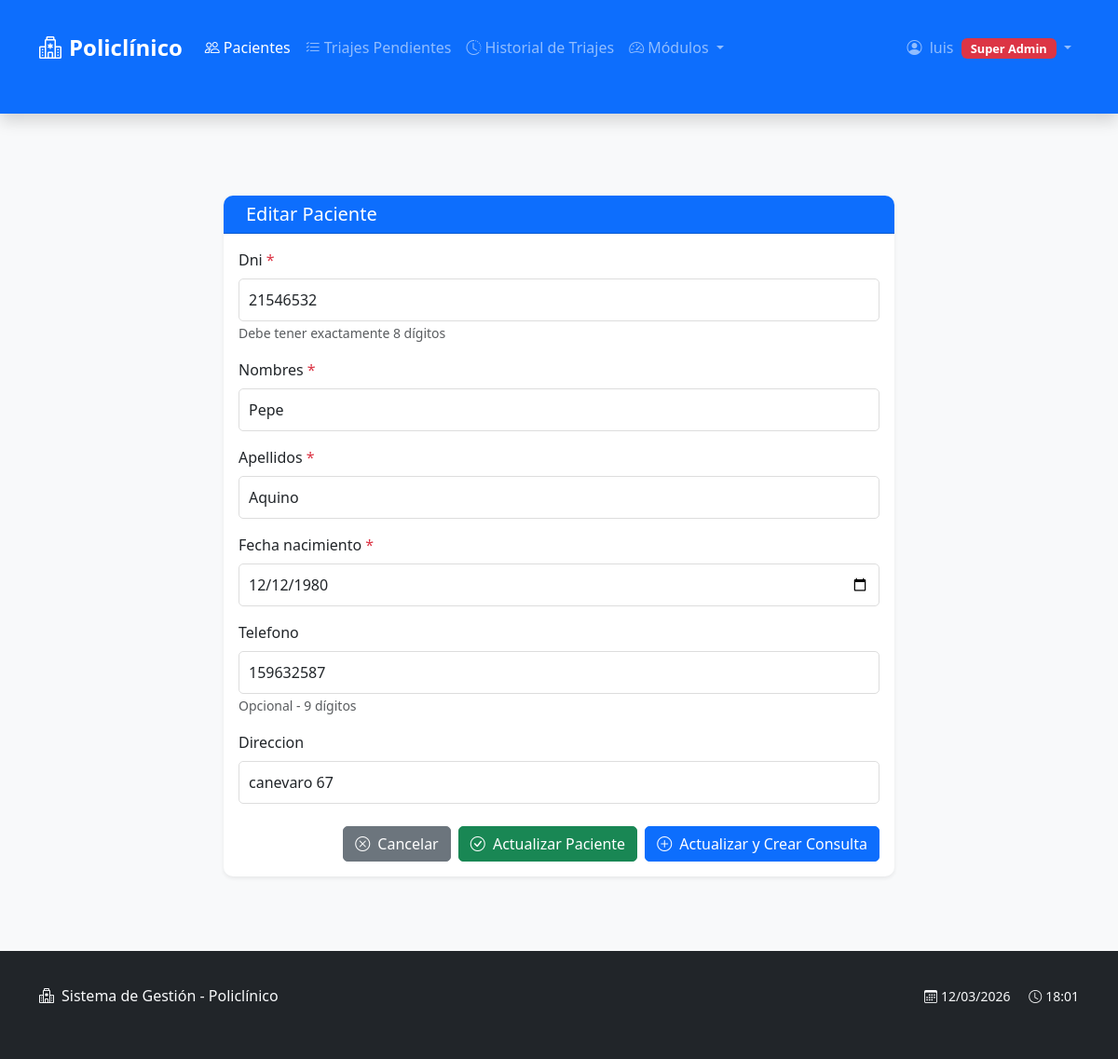
Screenshot of /recepcion/pacientes/editar/30/ (signed in) with the database file from the repository.
### pacientes/models.py (models this page shows, shortened)
class Paciente(models.Model):
    dni = models.CharField(max_length=8, unique=True)
    nombres = models.CharField(max_length=100)
    apellidos = models.CharField(max_length=100)
    fecha_nacimiento = models.DateField()
    telefono = models.CharField(max_length=15, blank=True)
    direccion = models.CharField(max_length=200, blank=True)
    creado_en = models.DateTimeField(auto_now_add=True)
    activo = models.BooleanField(default=True, verbose_name='¿Activo?',help_text='Indica si el paciente está activo en el sistema')

### pacientes/views.py (the view)
# urls.py: path('editar/<int:paciente_id>/', views.editar_paciente, name='editar_paciente'),
@grupo_requerido('recepcion', 'administrador')
@never_cache
@login_required
def editar_paciente(request, paciente_id):
    paciente = get_object_or_404(Paciente, pk=paciente_id)
    if request.method == 'POST':
        form = PacienteForm(request.POST, instance=paciente)
        if form.is_valid():
            try:
                form.save()
                messages.success(
                    request,
                    f'✅ Paciente actualizado: {paciente.nombres} {paciente.apellidos}'
                )
                return redirect('lista_pacientes')
            except Exception as e:
                messages.error(
                    request,
                    f'❌ Error al actualizar paciente: {str(e)}'
                )
        else:
            pass
    else:
        form = PacienteForm(instance=paciente)
    return render(request, 'pacientes/editar_paciente.html', {
        'form': form,
        'paciente': paciente,
        'titulo': f'Editar Paciente: {paciente.nombres} {paciente.apellidos}'
    })

### config/context_processors.py (called while the page is built)
def grupos_usuario(request):
    if request.user.is_authenticated:
        grupos = list(request.user.groups.values_list('name', flat=True))
        return {
            'user_groups': grupos,
            'es_doctor': 'doctores' in grupos,
            'es_recepcion': 'recepcion' in grupos,
            'es_farmacia': 'farmacia' in grupos,
            'es_laboratorio': 'laboratorio' in grupos,
            'es_administrador': 'administrador' in grupos,
            'es_super_user': request.user.is_superuser,
        }
    return {}

### pacientes/templates/pacientes/editar_paciente.html (shortened to what this page needs)
{% extends "base.html" %}
{% block content %}
<div class="container mt-4">
    <div class="row justify-content-center">
        <div class="col-md-8">
            <div class="card shadow-sm">
                <div class="card-header bg-primary text-white">
                    <h5 class="mb-0">
                        Editar Paciente
                    </h5>
                </div>
                <div class="card-body">
                    <form method="post" novalidate>
                        {% for field in form %}
                        <div class="mb-3">
                            <label for="{{ field.id_for_label }}" class="form-label">
                                {{ field.label }}
                                {% if field.field.required %}<span class="text-danger">*</span>{% endif %}
                            </label>
                            {{ field }}
                            {% if field.help_text %}
                            <small class="form-text text-muted">{{ field.help_text }}</small>
                            {% endif %}
                        </div>
                        {% endfor %}
                        <div class="d-flex justify-content-end gap-2 mt-4">
                            <a href="{% url 'lista_pacientes' %}" class="btn btn-secondary">
                                <i class="bi bi-x-circle me-1"></i>
                                Cancelar
                            </a>
                            <button type="submit" name="guardar" class="btn btn-success">
                                <i class="bi bi-check-circle me-1"></i>
                                Actualizar Paciente
                            </button>
                            <button type="submit" name="guardar_y_crear_consulta" class="btn btn-primary">
                                <i class="bi bi-plus-circle me-1"></i>
                                Actualizar y Crear Consulta
                            </button>
                        </div>
                    </form>
                </div>
            </div>
        </div>
    </div>
</div>
{% endblock %}

### templates/base.html (shortened to what this page needs)
<!DOCTYPE html>
<html lang="es">
<head>
    <link href="https://cdn.jsdelivr.net/npm/bootstrap@5.3.1/dist/css/bootstrap.min.css" rel="stylesheet">
    <link rel="stylesheet" href="https://cdn.jsdelivr.net/npm/bootstrap-icons@1.11.0/font/bootstrap-icons.css">
    <link rel="stylesheet" href="https://cdnjs.cloudflare.com/ajax/libs/font-awesome/6.4.0/css/all.min.css">
    {% load static %}
    <link rel="stylesheet" href="{% static 'css/styles.css' %}">
</head>
<body>
    <nav class="navbar navbar-expand-lg navbar-dark bg-primary shadow">
        <div class="container">
            <a class="navbar-brand" href="{% url 'inicio' %}">
                <i class="bi bi-hospital me-2"></i>Policlínico
            </a>
            <div class="collapse navbar-collapse" id="navbarNav">
                <ul class="navbar-nav me-auto" id="mainNavbar">
                    {% if user.is_authenticated %}
                        {% if es_recepcion or es_administrador or es_super_user %}
                        <li class="nav-item">
                            <a class="nav-link {% if '/pacientes/' in request.path %}active{% endif %}"
                               href="{% url 'lista_pacientes' %}">
                                <i class="bi bi-people me-1"></i>Pacientes
                            </a>
                        </li>
                        <li class="nav-item">
                            <a class="nav-link {% if '/triaje/' in request.path %}active{% endif %}"
                               href="{% url 'lista_triaje_pendiente' %}">
                                <i class="bi bi-list-check me-1"></i>Triajes Pendientes
                            </a>
                        </li>
                        <li class="nav-item">
                            <a class="nav-link {% if '/historial-triajes/' in request.path %}active{% endif %}"
                               href="{% url 'historial_triajes' %}">
                                <i class="bi bi-clock-history me-1"></i>Historial de Triajes
                            </a>
                        </li>
                        {% endif %}
                        {% if es_administrador or es_super_user %}
                        <li class="nav-item dropdown">
                            <a class="nav-link dropdown-toggle" href="#" role="button" data-bs-toggle="dropdown">
                                <i class="bi bi-speedometer2 me-1"></i>Módulos
                            </a>
                        </li>
                        {% endif %}
                    {% endif %}
                </ul>
                <ul class="navbar-nav">
                    {% if user.is_authenticated %}
                    <li class="nav-item dropdown">
                        <a class="nav-link dropdown-toggle" href="#" role="button" data-bs-toggle="dropdown" aria-expanded="false">
                            <i class="bi bi-person-circle me-1"></i>
                            {{ user.username }}
                            <span class="badge
                                {% if es_super_user %}bg-danger
                                {% elif es_administrador %}bg-danger
                                {% elif es_doctor %}bg-success
                                {% elif es_recepcion %}bg-warning
                                {% elif es_farmacia %}bg-info
                                {% elif es_laboratorio %}bg-secondary
                                {% else %}bg-secondary{% endif %} ms-1">
                                {% if es_super_user %}Super Admin
                                {% elif es_administrador %}Admin
                                {% elif es_doctor %}Doctor
                                {% elif es_recepcion %}Recepción
                                {% elif es_farmacia %}Farmacia
                                {% elif es_laboratorio %}Laboratorio
                                {% else %}Usuario{% endif %}
                            </span>
                        </a>
                    </li>
                    {% endif %}
                </ul>
            </div>
        </div>
    </nav>
    <div class="container mt-4">
        {% block content %}{% endblock %}
    </div>
    <footer class="footer mt-auto py-3 bg-dark text-white">
        <div class="container">
            <div class="row">
                <div class="col-md-6">
                    <span class="text-light">
                        <i class="bi bi-hospital me-2"></i>Sistema de Gestión - Policlínico
                    </span>
                </div>
                <div class="col-md-6 text-md-end">
                    <span class="text-light small">
                        <i class="bi bi-calendar3 me-1"></i>{% now "d/m/Y" %}
                        <i class="bi bi-clock ms-3 me-1"></i>{% now "H:i" %}
                    </span>
                </div>
            </div>
        </div>
    </footer>
</body>
</html>

### static/css/styles.css (style rules this page uses)
body { font-family: 'Segoe UI', Tahoma, Geneva, Verdana, sans-serif; background-color: #f8f9fa; }
.navbar-brand { font-weight: 700; font-size: 1.5rem; }
.card { box-shadow: 0 2px 10px rgba(0,0,0,0.1); border: none; border-radius: 10px; }
.card-header { border-radius: 10px 10px 0 0 !important; }
.btn { border-radius: 5px; font-weight: 500; }
.badge { font-size: 0.8em; padding: 5px 10px; }
.form-control { border-radius: 5px; border: 1px solid #ddd; padding: 10px; }
.container { padding-top: 20px; padding-bottom: 40px; }
.footer { background-color: #343a40; color: white; padding: 20px 0; margin-top: 40px; }

### rows the page displays
Paciente: form "21546532" "Pepe" "Aquino" "12/12/1980" "159632587" "canevaro 67"

### other values shown
{{ user.username }} "luis"
{{ field.label }} "Dni" "Nombres" "Apellidos" "Fecha nacimiento" "Telefono" "Direccion"
{{ field.help_text }} "Debe tener exactamente 8 dígitos" "Opcional - 9 dígitos"
